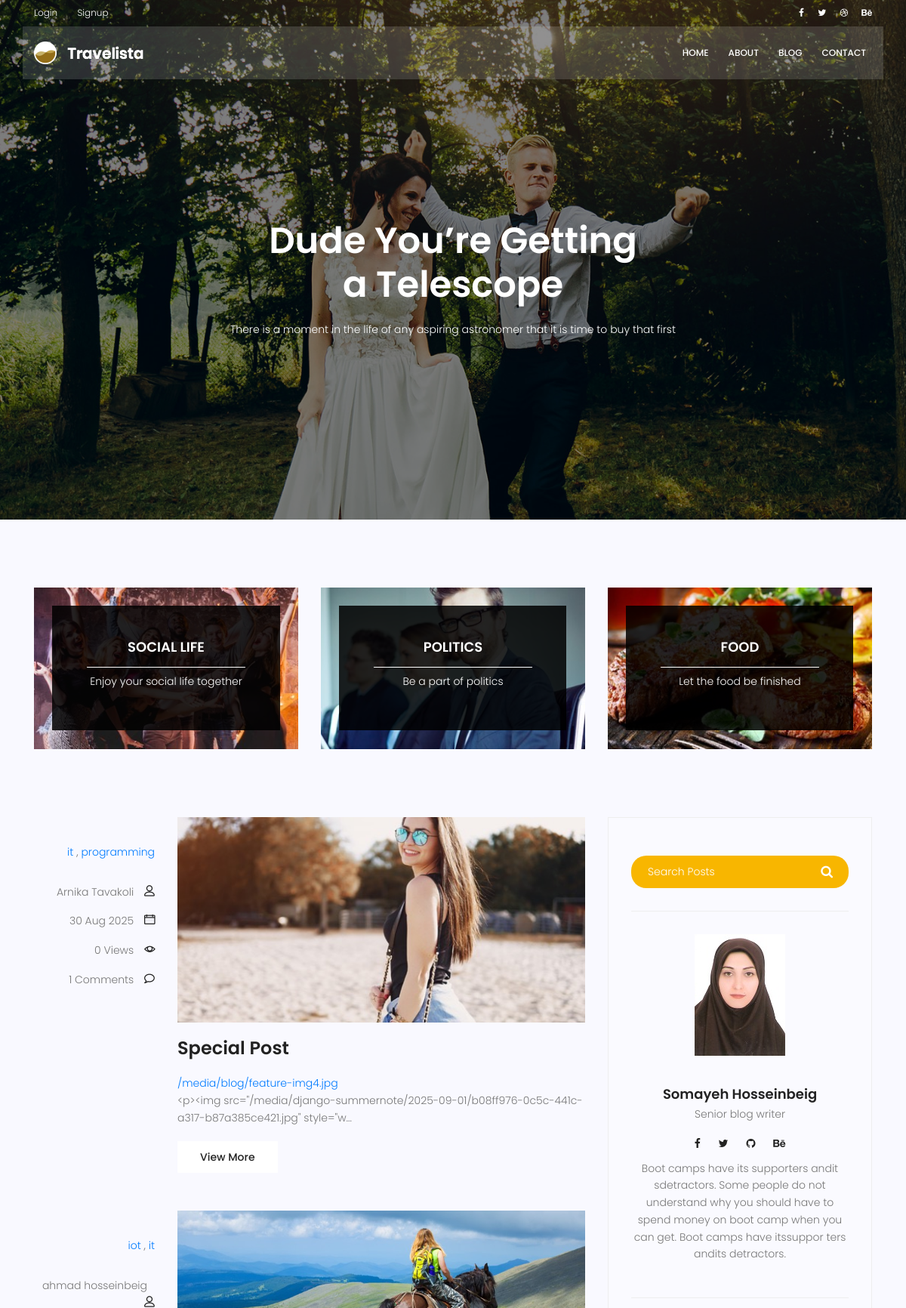
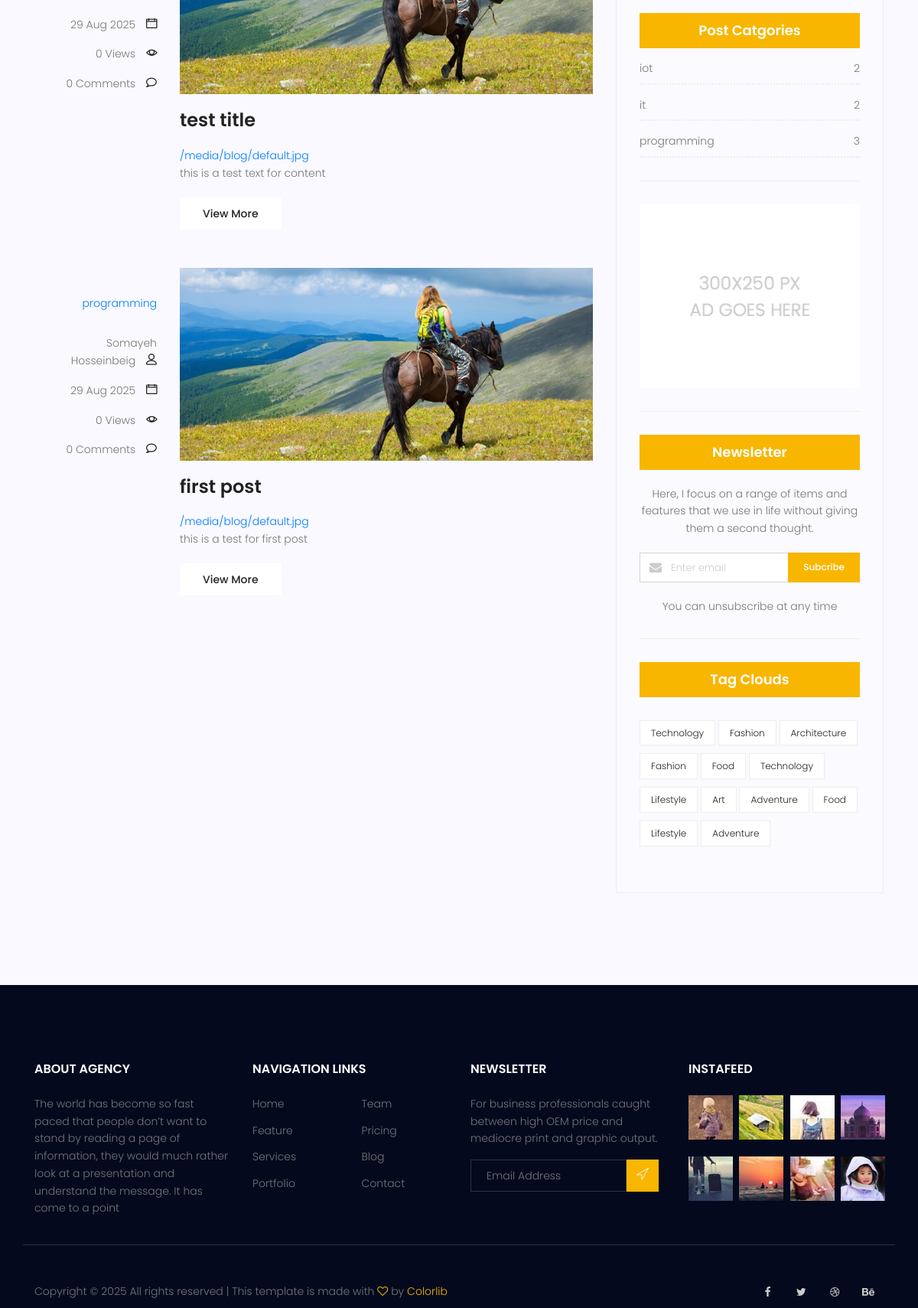
Screenshot of /blog/ (upper part) with the database file from the repository (2 pictures, top to bottom).
### blog/models.py (models this page shows, shortened)
class Category(models.Model):
    name = models.CharField(max_length=255)
    def __str__(self):
        return self.name

class Post(models.Model):
    image = models.ImageField(upload_to='blog/',default='blog/default.jpg')
    author = models.ForeignKey(User,on_delete=models.SET_NULL,null=True)
    title = models.CharField(max_length=255)
    content = models.TextField()
    tags = TaggableManager()
    category = models.ManyToManyField(Category)
    counted_views = models.IntegerField(default=0)
    status = models.BooleanField(default=False)
    login_require = models.BooleanField(default=False)
    published_date = models.DateTimeField(null=True)
    created_date = models.DateTimeField(auto_now_add=True)
    updated_date = models.DateTimeField(auto_now=True)
    class Meta:
        ordering = ['-created_date']
    def snippets(self):
        return self.content[:200] + '...'

### blog/views.py (the view)
# urls.py: path('', blog_view, name='index'),
def blog_view(request,**kwargs):
    posts = Post.objects.filter(status=1).order_by('-published_date')
    if kwargs.get('cat_name') != None:
        posts = posts.filter(category__name=kwargs['cat_name'])
    if kwargs.get('author_username') != None:
        posts = posts.filter(author__username = kwargs['author_username'])
    if kwargs.get('tag_name') != None:
        posts = posts.filter(tags__name__in=[kwargs['tag_name']])
    posts = Paginator(posts,3)
    try:
        page_number = request.GET.get('page')
        posts = posts.get_page(page_number)
    except PageNotAnInteger:
        posts = posts.get_page(1)
    except EmptyPage:
        posts = posts.get_page(1)
    context = {'posts':posts}
    return render(request,'blog/blog-home.html',context)

### blog/templatetags/blog_tags.py (called while the page is built)
@register.simple_tag(name='comments_count')
def function(pid):
    return Comment.objects.filter(post=pid,approved=True).count()

@register.inclusion_tag('blog/blog-post-categories.html')
def postcategories():
    posts = Post.objects.filter(status=1)
    categories = Category.objects.all()
    cat_dict = {}
    for name in categories:
        cat_dict[name]=posts.filter(category=name).count()
    return {'categories':cat_dict}

### templates/blog/blog-home.html
{% extends 'base.html' %}
{% load static %}
{% load blog_tags %}
{% block content %}
<section class="banner-area relative blog-home-banner" id="home">
	<div class="overlay overlay-bg"></div>
	<div class="container">
		<div class="row d-flex align-items-center justify-content-center">
			<div class="about-content blog-header-content col-lg-12">
				<h1 class="text-white">
					Dude You’re Getting
					a Telescope
				</h1>
				<p class="text-white">
					There is a moment in the life of any aspiring astronomer that it is time to buy that first
				</p>
			</div>
		</div>
	</div>
</section>
<section class="top-category-widget-area pt-90 pb-90 ">
	<div class="container">
		<div class="row">
			<div class="col-lg-4">
				<div class="single-cat-widget">
					<div class="content relative">
						<div class="overlay overlay-bg"></div>
						<a href="#" target="_blank">
							<div class="thumb">
								<img class="content-image img-fluid d-block mx-auto" src="{% static 'img/blog/cat-widget1.jpg' %}"
									alt="">
							</div>
							<div class="content-details">
								<h4 class="content-title mx-auto text-uppercase">Social life</h4>
								<span></span>
								<p>Enjoy your social life together</p>
							</div>
						</a>
					</div>
				</div>
			</div>
			<div class="col-lg-4">
				<div class="single-cat-widget">
					<div class="content relative">
						<div class="overlay overlay-bg"></div>
						<a href="#" target="_blank">
							<div class="thumb">
								<img class="content-image img-fluid d-block mx-auto" src="{% static 'img/blog/cat-widget2.jpg' %}"
									alt="">
							</div>
							<div class="content-details">
								<h4 class="content-title mx-auto text-uppercase">Politics</h4>
								<span></span>
								<p>Be a part of politics</p>
							</div>
						</a>
					</div>
				</div>
			</div>
			<div class="col-lg-4">
				<div class="single-cat-widget">
					<div class="content relative">
						<div class="overlay overlay-bg"></div>
						<a href="#" target="_blank">
							<div class="thumb">
								<img class="content-image img-fluid d-block mx-auto" src="{% static 'img/blog/cat-widget3.jpg' %}"
									alt="">
							</div>
							<div class="content-details">
								<h4 class="content-title mx-auto text-uppercase">Food</h4>
								<span></span>
								<p>Let the food be finished</p>
							</div>
						</a>
					</div>
				</div>
			</div>
		</div>
	</div>
</section>
<section class="post-content-area">
	<div class="container">
		<div class="row">
			<div class="col-lg-8 posts-list">
				{% for post in posts %}
				<div class="single-post row">
					<div class="col-lg-3  col-md-3 meta-details">
						<ul class="tags">
							{% for cat in post.category.all %}
								<a href="{% url 'blog:category' cat_name=cat.name %}">{{cat.name}}</a> {% if not forloop.last %},{% endif %}
							{% endfor %}
						</ul>
						<div class="user-details row">
							<p class="user-name col-lg-12 col-md-12 col-6"><a href="{% url 'blog:author' author_username=post.author.username %}">{{post.author.get_full_name}}</a> <span
									class="lnr lnr-user"></span></p>
							<p class="date col-lg-12 col-md-12 col-6"><a href="#">{{post.published_date|date:"d M Y"}}</a> <span
									class="lnr lnr-calendar-full"></span></p>
							<p class="view col-lg-12 col-md-12 col-6"><a href="#">{{post.counted_views}} Views</a> <span
									class="lnr lnr-eye"></span></p>
							<p class="comments col-lg-12 col-md-12 col-6"><a href="#">{% comments_count post.id %} Comments</a> <span
									class="lnr lnr-bubble"></span></p>
						</div>
					</div>
					<div class="col-lg-9 col-md-9 ">
						<div class="feature-img">
							<img class="img-fluid" src="{{post.image.url}}" alt="">
						</div>
						<a class="posts-title" href="{% url 'blog:single' pid=post.id %}">
							<h3>{{post.title}}</h3>
							{{post.image.url}}
						</a>
						<p class="excert">
							 {{post.content|truncatechars:100}}
						</p>
						<a href="{% url 'blog:single' pid=post.id %}" class="primary-btn">View More</a>
					</div>
				</div>
				{% endfor %}
				<nav class="blog-pagination justify-content-center d-flex">
				</nav>
			</div>
			<div class="col-lg-4 sidebar-widgets">
				<div class="widget-wrap">
					{% include 'blog/blog-search.html' %}
					{% include 'blog/blog-writer.html' %}
					{% postcategories %}
					{% include 'blog/blog-ads.html' %}
					{% include 'blog/blog-newsletter.html' %}
					<div class="single-sidebar-widget tag-cloud-widget">
						<h4 class="tagcloud-title">Tag Clouds</h4>
						<ul>
							<li><a href="#">Technology</a></li>
							<li><a href="#">Fashion</a></li>
							<li><a href="#">Architecture</a></li>
							<li><a href="#">Fashion</a></li>
							<li><a href="#">Food</a></li>
							<li><a href="#">Technology</a></li>
							<li><a href="#">Lifestyle</a></li>
							<li><a href="#">Art</a></li>
							<li><a href="#">Adventure</a></li>
							<li><a href="#">Food</a></li>
							<li><a href="#">Lifestyle</a></li>
							<li><a href="#">Adventure</a></li>
						</ul>
					</div>
				</div>
			</div>
		</div>
	</div>
</section>
{% endblock %}

### templates/blog/blog-post-categories.html
{% load static %}
<div class="single-sidebar-widget post-category-widget">
						<h4 class="category-title">Post Catgories</h4>
						<ul class="cat-list">
							{% for name,count in categories.items %}
							<li>
								<a href="{% url 'blog:category' cat_name=name %}" class="d-flex justify-content-between">
									<p>{{name}}</p>
									<p>{{count}}</p>
								</a>
							</li>
							{% endfor %}
						</ul>
					</div>

### rows the page displays
Post: author.get_full_name "Arnika Tavakoli", published_date "30 Aug 2025", counted_views "0", id "1", image (picture), title "Special Post", image "/media/blog/feature-img4.jpg", content "<p><img src=\"/media/django-summernote/2025-09-01/b08ff976-0c5c-441c-a317-b87a385ce421.jpg\" style=\"w…"
Category: name "it", id "2"
Category: name "programming", id "3"
Post: author.get_full_name "ahmad hosseinbeig", published_date "29 Aug 2025", counted_views "0", id "0", image (placeholder picture), title "test title", image "/media/blog/default.jpg", content "this is a test text for content"
Category: name "iot", count "2"
Post: author.get_full_name "Somayeh Hosseinbeig", published_date "29 Aug 2025", counted_views "0", id "0", image (placeholder picture), title "first post", image "/media/blog/default.jpg", content "this is a test for first post"
